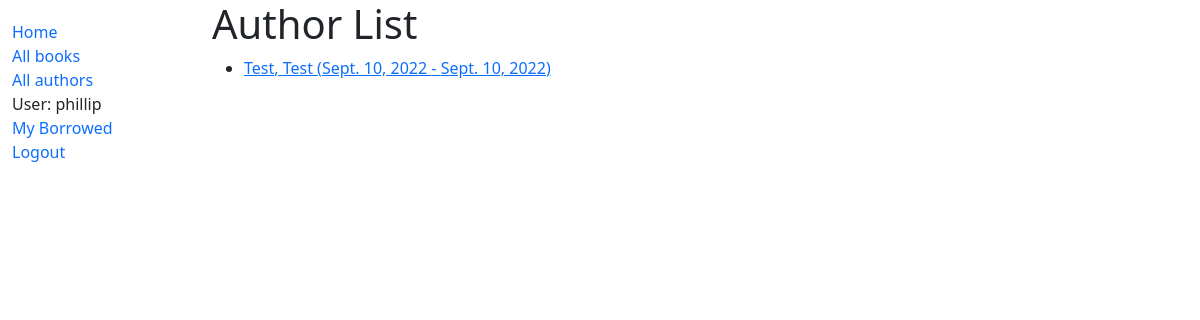
The app's page /catalog/authors/ (signed in) with its own data.
### catalog/models.py (models this page shows, shortened)
class Author(models.Model):
    first_name = models.CharField(max_length=100)
    last_name = models.CharField(max_length=100)
    date_of_birth = models.DateField(null=True, blank=True)
    date_of_death = models.DateField('Died', null=True, blank=True)
    class Meta:
        ordering = ['last_name', 'first_name']
    def get_absolute_url(self):
        return reverse('author-detail', args=[str(self.id)])

### catalog/views.py (the view)
# urls.py: path('authors/', views.AuthorListView.as_view(), name='authors'),
class AuthorListView(generic.ListView):
    model = Author
    context_object_name = 'author_list'
    queryset = Author.objects  # Get 5 books containing the title war
    template_name = 'authors/author_list.html'
    def get_queryset(self):
        return Author.objects.filter()[:5]  # Get 5 books containing the title The
    def get_context_data(self, **kwargs):
        context = super(AuthorListView, self).get_context_data(**kwargs)
        context['some_data'] = 'This is just some data'
        return context

### catalog/templates/catalog/author_list.html
{% extends "base_generic.html" %}
{% block content %}
  <h1>Author List</h1>
  {% if author_list %}
  <ul>
    {% for author in author_list %}
      <li>
        <a href="{{ author.get_absolute_url }}">{{ author.last_name }}, {{author.first_name}} ({{ author.date_of_birth }} - {{ author.date_of_death }})</a>
      </li>
    {% endfor %}
  </ul>
  {% else %}
    <p>There are no authors in the library.</p>
  {% endif %}
{% endblock %}

### templates/base_generic.html (shortened to what this page needs)
<!DOCTYPE html>
<html lang="en">
<head>
  <link href="https://cdn.jsdelivr.net/npm/bootstrap@5.1.3/dist/css/bootstrap.min.css" rel="stylesheet">
  {% load static %}
  <link rel="stylesheet" href="{% static 'css/styles.css' %}">
</head>
<body>
  <div class="container-fluid">
    <div class="row">
      <div class="col-sm-2">
      {% block sidebar %}
        <ul class="sidebar-nav">
          <li><a href="{% url 'index' %}">Home</a></li>
          <li><a href="{% url 'books' %}">All books</a></li>
          <li><a href="{% url 'authors' %}">All authors</a></li>
         {% if user.is_authenticated %}
             <li>User: {{ user.get_username }}</li>
             <li><a href="{% url 'my-borrowed' %}">My Borrowed</a></li>
             <li><a href="{% url 'logout'%}?next={{request.path}}">Logout</a></li>
           {% else %}
             <li><a href="{% url 'login'%}?next={{request.path}}">Login</a></li>
       {% endif %}
        </ul>
     {% endblock %}
      </div>
      <div class="col-sm-10 ">{% block content %}{% endblock %}
      </div>
    </div>
  </div>
</body>
</html>

### catalog/static/css/styles.css (style rules this page uses)
.sidebar-nav { margin-top: 20px; padding: 0; list-style: none; }
.sidebar-nav li a { text-decoration: none; }

### records on screen
Author: last_name "Test", first_name "Test", date_of_birth "Sept. 10, 2022", date_of_death "Sept. 10, 2022"

### other values on screen
{{ user.get_username }} "phillip"
